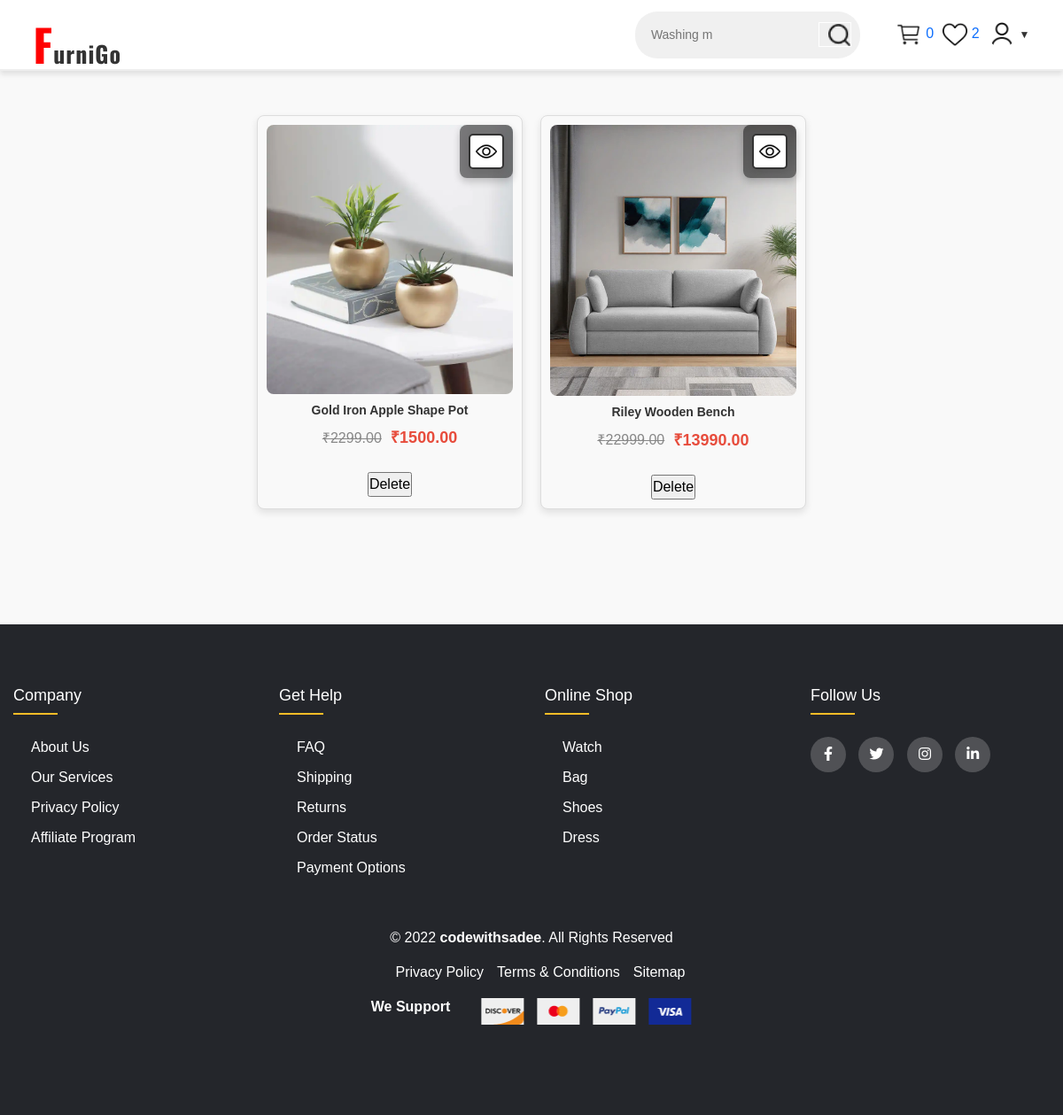
The app's page /wishlist/ (signed in) with its own data.
### wishlistapp/models.py (models this page shows, shortened)
class WishItem(models.Model):
    user=models.ForeignKey(User,on_delete=models.CASCADE)
    product=models.ForeignKey(Product,on_delete=models.CASCADE)

### cobalt_app/models.py (models this page shows, shortened)
class Product(models.Model):
    product_title=models.CharField(max_length=50)
    product_image=models.ImageField(upload_to="product")
    description=models.TextField()
    old_price=models.DecimalField(default=0,decimal_places=2,max_digits=10)
    new_price=models.DecimalField(default=0,decimal_places=2,max_digits=10)
    category=models.ForeignKey(Category,on_delete=models.CASCADE)
    is_featured=models.BooleanField(default=False)

### wishlistapp/views.py (the view)
# urls.py: path('wishlist/',wv.WishlistView,name='wishlist'),
def WishlistView(request):
    wish_items=WishItem.objects.filter(user=request.user)
    return render(request,'wishlist.html',{'wish_items':wish_items})

### cart_app/context_processors.py (called while the page is built)
def cart_counters(request):
    cart_count=0
    if 'admin' in request.path:
        return {}
    else:
        try:
            cart=Cart.objects.filter(cart_id=_cart_id(request))
            cart_items=CartItem_View.objects.all().filter(cart=cart[:1])
            for cart_item in cart_items:
                cart_count+=cart_item.quantity
        except Cart.DoesNotExist:
            cart_count=0
    return dict(cart_count=cart_count)

### cart_app/views.py (called while the page is built)
def _cart_id(request):
    cart = request.session.session_key
    if not cart:
        cart = request.session.create()
    return cart

### wishlistapp/context_processors.py (called while the page is built)
def wishlist_counter(request):
    if request.user.is_authenticated:
        return {
                    'wish_count': WishItem.objects.filter(user=request.user).count()
            }
    else:
        return {
                    'wish_count': 0
        }

### templates/wishlist.html (shortened to what this page needs)
{%extends 'base.html' %}
{%load static%}
{%block content%}
<div class="containers">
    {% for item in wish_items %}
      <div class="images" id="product-{{forloop.counter}}" data-name="product-{{forloop.counter}}">
        <div class="icon-container">
          <div class="icon-box eye-icon">
            <a href="{% url 'product_view' item.product.id %}"><img src='{% static "./image/view.png"%}' class="eye" alt="Eye Icon" /></a>
          </div>
        </div>
        <img src="{{ item.product.product_image.url }}" alt="{{ item.product.product_title }}">
        <h3>{{ item.product.product_title }}</h3>
        <div class="prices">
          <p class="old-price">&#8377;{{ item.product.old_price }}</p>
          <p class="new-price">&#8377;{{ item.product.new_price }}</p>
        </div>
        <form action="{% url 'delete_from_wishlist' %}" method="POST">
          <input type="submit" value="Delete">
      </form>
      </div>
    {% endfor %}
  </div>
{%endblock%}

### static/css/style.css (style rules this page uses)
* { padding: 0; margin: 0; box-sizing: border-box; }
html { font-size: 10px; }
body { font-family: 'Arial', sans-serif; font-size: 1.6rem; background-color: #f9f9f9; padding-top: 8rem; }
a { text-decoration: none; }
.containers,.products-container { display: flex; justify-content: space-evenly; flex-wrap: wrap; gap: 40px; margin-top: 50px; padding: 0 20px 100px 20px; }
.images { position: relative; width: calc(25% - 20px); background-color: #f9f9f9; box-shadow: 0 4px 8px rgba(0, 0, 0, 0.1); border-radius: 10px; overflow: hidden; text-align: center; transition: transform 0.3s ease-in-out, box-shadow 0.3s ease-in-out; }
.images img { width: 100%; height: auto; display: block; object-fit: cover; }
.images h3 { font-size: 18px; font-weight: bold; margin: 15px 0 10px; color: #333; }
.prices { display: flex; justify-content: center; align-items: center; gap: 10px; margin-bottom: 15px; }
.old-price { font-size: 16px; color: #777; text-decoration: line-through; }
.new-price { font-size: 18px; color: #e74c3c; font-weight: bold; }
.containers { display: flex; flex-wrap: wrap; gap: 2rem; justify-content: center; }
.images { position: relative; width: 300px; text-align: center; border: 1px solid #ddd; padding: 1rem; border-radius: 8px; }
.images img { width: 100%; height: auto; border-radius: 8px; }
.images h3 { font-size: 1.4rem; margin: 1rem 0; }
.prices .old-price { text-decoration: line-through; color: #888; }
.prices .new-price { font-weight: bold; color: #e74c3c; }
.icon-container { position: absolute; top: 10px; right: 10px; z-index: 2; display: flex; flex-direction: column; gap: 10px; background-color: rgba(0, 0, 0, 0.5); padding: 10px; border-radius: 8px; box-shadow: 0 4px 8px rgba(0, 0, 0, 0.2); }
.icon-box { width: 40px; height: 40px; display: flex; justify-content: center; align-items: center; background-color: white; border: 2px solid #333; border-radius: 5px; box-shadow: 0 4px 8px rgba(0, 0, 0, 0.1); cursor: pointer; }
.heart-icon img, .eye-icon img { width: 24px; height: 24px; }

### records on screen
WishItem: product.product_image (picture), product.product_title "Gold Iron Apple Shape Pot", product.old_price "2299.00", product.new_price "1500.00"
WishItem: product.product_image (picture), product.product_title "Riley Wooden Bench", product.old_price "22999.00", product.new_price "13990.00"

### other values on screen
{{ cart_count }} "0"
{{ wish_count }} "2"
